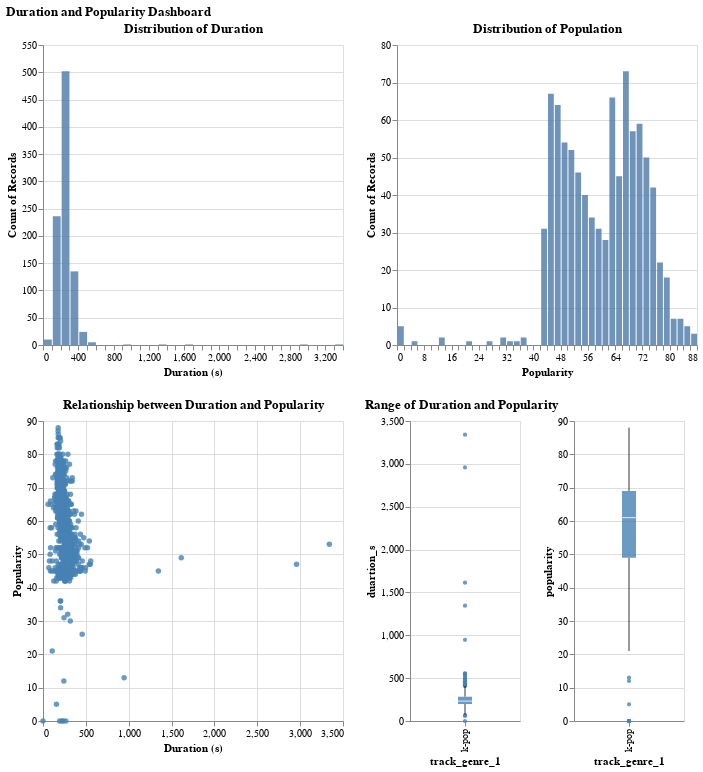

Source (notebook cell):
### Code cell
# Initialize interactions
selectGenre = alt.selection_single(
    name='Select',
    fields=['track_genre_1'],
    init={'track_genre_1': genres[0]},
    bind=alt.binding_select(options=genres)
)

brush = alt.selection(type='interval',)


# Duration histogram
duration_dist = alt.Chart(dua_genre_data_top20).mark_bar(opacity=0.8).encode(
    alt.X('duartion_s:Q', title='Duration (s)', bin=alt.BinParams(maxbins=50)),
    alt.Y('count()'),
    alt.Tooltip(['count()','track_genre_1'])
).properties(
    width=300,
    height=300,
    title='Distribution of Duration'
).add_selection(selectGenre).transform_filter(
    selectGenre).transform_filter(brush).interactive()

# Popularity distribution
pop_dist = alt.Chart(dua_genre_data_top20).mark_bar(opacity=0.8).encode(
    alt.X('popularity:Q', title='Popularity', bin=alt.BinParams(maxbins=50)),
    alt.Y('count()'),
    alt.Tooltip(['count()','track_genre_1'],)
).properties(
    width=300,
    height=300,
    title='Distribution of Population'
).add_selection(selectGenre).transform_filter(
    selectGenre).transform_filter(brush).interactive()

# Scatter plot between popularity and duration
dura_pop = alt.Chart(dua_genre_data_top20).mark_circle(opacity=0.8).encode(
    alt.X('duartion_s:Q', title='Duration (s)', scale=alt.Scale(zero=False)),
    alt.Y('popularity:Q', title='Popularity', scale=alt.Scale(zero=False)),
    color=alt.condition(brush, alt.value('steelblue'), alt.value('grey'))
).properties(
    width=300,
    height=300,
    title='Relationship between Duration and Popularity'
).add_selection(selectGenre).transform_filter(selectGenre).add_selection(brush)


# Boxplot of duration and popularity
dura_box = alt.Chart(dua_genre_data_top20).mark_boxplot(opacity=0.8, outliers={'size': 5}).encode(
    alt.Y(alt.repeat('column'), type='quantitative'),
    alt.X('track_genre_1:N'),
    color=alt.condition(selectGenre, alt.value('steelblue'), alt.value('grey'))
).properties(
    width=110,
    height=300,
).repeat(
    column = ['duartion_s', 'popularity'],
    title='Range of Duration and Popularity'
).add_selection(selectGenre).transform_filter(selectGenre).interactive()


view1 = alt.vconcat(
    alt.hconcat(duration_dist,pop_dist),
    alt.hconcat(dura_pop,dura_box),
    title = 'Duration and Popularity Dashboard'
)
view1

### Figure 1 — Vega-Lite specification as saved in the notebook (floating-point values rounded to 4 significant figures; data arrays with more than 128 entries replaced by an {"elided": "..."} marker saying what was removed)
{"config": {"view": {"continuousWidth": 400, "continuousHeight": 300}}, "vconcat": [{"hconcat": [{"mark": {"type": "bar", "opacity": 0.8}, "encoding": {"tooltip": [{"aggregate": "count", "type": "quantitative"}, {"field": "track_genre_1", "type": "nominal"}], "x": {"bin": {"maxbins": 50}, "field": "duartion_s", "title": "Duration (s)", "type": "quantitative"}, "y": {"aggregate": "count", "type": "quantitative"}}, "height": 300, "selection": {"Select": {"type": "single", "fields": ["track_genre_1"], "init": {"track_genre_1": "k-pop"}, "bind": {"input": "select", "options": ["k-pop", "pop-film", "metal", "chill", "latino", "sad", "grunge", "indian", "pop", "anime", "emo", "reggaeton", "sertanejo", "piano", "progressive-house", "hard-rock", "pagode", "deep-house", "mandopop", "british"]}}, "selector026": {"type": "interval", "bind": "scales", "encodings": ["x", "y"]}}, "title": "Distribution of Duration", "transform": [{"filter": {"selection": "Select"}}, {"filter": {"selection": "selector025"}}], "width": 300}, {"mark": {"type": "bar", "opacity": 0.8}, "encoding": {"tooltip": [{"aggregate": "count", "type": "quantitative"}, {"field": "track_genre_1", "type": "nominal"}], "x": {"bin": {"maxbins": 50}, "field": "popularity", "title": "Popularity", "type": "quantitative"}, "y": {"aggregate": "count", "type": "quantitative"}}, "height": 300, "selection": {"Select": {"type": "single", "fields": ["track_genre_1"], "init": {"track_genre_1": "k-pop"}, "bind": {"input": "select", "options": ["k-pop", "pop-film", "metal", "chill", "latino", "sad", "grunge", "indian", "pop", "anime", "emo", "reggaeton", "sertanejo", "piano", "progressive-house", "hard-rock", "pagode", "deep-house", "mandopop", "british"]}}, "selector027": {"type": "interval", "bind": "scales", "encodings": ["x", "y"]}}, "title": "Distribution of Population", "transform": [{"filter": {"selection": "Select"}}, {"filter": {"selection": "selector025"}}], "width": 300}], "data": {"name": "data-27ba4c7c457f27bc25c66385f3677a35"}}, {"hconcat": [{"data": {"name": "data-27ba4c7c457f27bc25c66385f3677a35"}, "mark": {"type": "circle", "opacity": 0.8}, "encoding": {"color": {"condition": {"value": "steelblue", "selection": "selector025"}, "value": "grey"}, "x": {"field": "duartion_s", "scale": {"zero": false}, "title": "Duration (s)", "type": "quantitative"}, "y": {"field": "popularity", "scale": {"zero": false}, "title": "Popularity", "type": "quantitative"}}, "height": 300, "selection": {"Select": {"type": "single", "fields": ["track_genre_1"], "init": {"track_genre_1": "k-pop"}, "bind": {"input": "select", "options": ["k-pop", "pop-film", "metal", "chill", "latino", "sad", "grunge", "indian", "pop", "anime", "emo", "reggaeton", "sertanejo", "piano", "progressive-house", "hard-rock", "pagode", "deep-house", "mandopop", "british"]}}, "selector025": {"type": "interval"}}, "title": "Relationship between Duration and Popularity", "transform": [{"filter": {"selection": "Select"}}], "width": 300}, {"repeat": {"column": ["duartion_s", "popularity"]}, "spec": {"data": {"name": "data-27ba4c7c457f27bc25c66385f3677a35"}, "mark": {"type": "boxplot", "opacity": 0.8, "outliers": {"size": 5}}, "encoding": {"color": {"condition": {"value": "steelblue", "selection": "Select"}, "value": "grey"}, "x": {"field": "track_genre_1", "type": "nominal"}, "y": {"field": {"repeat": "column"}, "type": "quantitative"}}, "height": 300, "selection": {"Select": {"type": "single", "fields": ["track_genre_1"], "init": {"track_genre_1": "k-pop"}, "bind": {"input": "select", "options": ["k-pop", "pop-film", "metal", "chill", "latino", "sad", "grunge", "indian", "pop", "anime", "emo", "reggaeton", "sertanejo", "piano", "progressive-house", "hard-rock", "pagode", "deep-house", "mandopop", "british"]}}, "selector028": {"type": "interval", "bind": "scales", "encodings": ["x", "y"]}}, "width": 110}, "title": "Range of Duration and Popularity", "transform": [{"filter": {"selection": "Select"}}]}]}], "title": "Duration and Popularity Dashboard", "$schema": "https://vega.github.io/schema/vega-lite/v4.17.0.json", "datasets": {"data-27ba4c7c457f27bc25c66385f3677a35": {"elided": "14584 records"}}}
